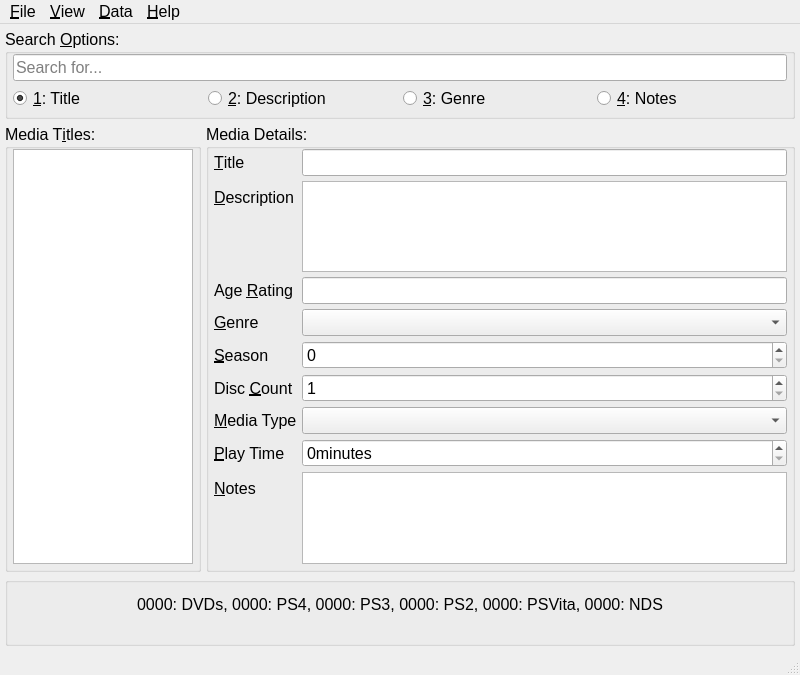
<?xml version="1.0" encoding="UTF-8"?>
<ui version="4.0">
    <author>Dominic Lee</author>
    <class>MainWindow</class>
    <widget class="QMainWindow" name="MainWindow">
        <property name="geometry">
            <rect>
                <x>0</x>
                <y>0</y>
                <width>800</width>
                <height>675</height>
            </rect>
        </property>
        <property name="minimumSize">
            <size>
                <width>800</width>
                <height>675</height>
            </size>
        </property>
        <property name="font">
            <font>
                <family>Arial</family>
                <pointsize>12</pointsize>
            </font>
        </property>
        <property name="windowTitle">
            <string>Media Database</string>
        </property>
        <widget class="QWidget" name="main_window">
            <layout class="QGridLayout" name="gl_main_window" rowstretch="0,0,0">
                <property name="leftMargin">
                    <number>5</number>
                </property>
                <property name="topMargin">
                    <number>5</number>
                </property>
                <property name="rightMargin">
                    <number>5</number>
                </property>
                <property name="bottomMargin">
                    <number>5</number>
                </property>
                <property name="spacing">
                    <number>5</number>
                </property>
                <item row="0" column="0">
                    <widget class="QGroupBox" name="gb_search_bar">
                        <property name="title">
                            <string>Search &amp;Options:</string>
                        </property>
                        <layout class="QVBoxLayout" name="vl_search_bar">
                            <property name="spacing">
                                <number>5</number>
                            </property>
                            <property name="leftMargin">
                                <number>5</number>
                            </property>
                            <property name="topMargin">
                                <number>0</number>
                            </property>
                            <property name="rightMargin">
                                <number>5</number>
                            </property>
                            <property name="bottomMargin">
                                <number>5</number>
                            </property>
                            <item>
                                <widget class="QLineEdit" name="le_search_bar">
                                    <property name="font">
                                        <font>
                                            <family>Arial</family>
                                            <pointsize>12</pointsize>
                                        </font>
                                    </property>
                                    <property name="placeholderText">
                                        <string>Search for...</string>
                                    </property>
                                </widget>
                            </item>
                            <item>
                                <layout class="QHBoxLayout" name="hl_search_options">
                                    <property name="spacing">
                                        <number>5</number>
                                    </property>
                                    <item>
                                        <widget class="QRadioButton" name="rb_title">
                                            <property name="font">
                                                <font>
                                                    <family>Arial</family>
                                                    <pointsize>12</pointsize>
                                                </font>
                                            </property>
                                            <property name="toolTip">
                                                <string>Search via entry titles.</string>
                                            </property>
                                            <property name="statusTip">
                                                <string>Search via entry titles.</string>
                                            </property>
                                            <property name="whatsThis">
                                                <string>Search via entry titles.</string>
                                            </property>
                                            <property name="text">
                                                <string>&amp;1: Title</string>
                                            </property>
                                            <property name="shortcut">
                                                <string>Alt+1</string>
                                            </property>
                                            <property name="checked">
                                                <bool>true</bool>
                                            </property>
                                        </widget>
                                    </item>
                                    <item>
                                        <widget class="QRadioButton" name="rb_description">
                                            <property name="font">
                                                <font>
                                                    <family>Arial</family>
                                                    <pointsize>12</pointsize>
                                                </font>
                                            </property>
                                            <property name="toolTip">
                                                <string>Search entries via Description.</string>
                                            </property>
                                            <property name="statusTip">
                                                <string>Search entries via Description.</string>
                                            </property>
                                            <property name="whatsThis">
                                                <string>Search entries via Description.</string>
                                            </property>
                                            <property name="text">
                                                <string>&amp;2: Description</string>
                                            </property>
                                            <property name="shortcut">
                                                <string>Alt+2</string>
                                            </property>
                                        </widget>
                                    </item>
                                    <item>
                                        <widget class="QRadioButton" name="rb_genre">
                                            <property name="font">
                                                <font>
                                                    <family>Arial</family>
                                                    <pointsize>12</pointsize>
                                                </font>
                                            </property>
                                            <property name="toolTip">
                                                <string>Search entries via Genre.</string>
                                            </property>
                                            <property name="statusTip">
                                                <string>Search entries via Genre.</string>
                                            </property>
                                            <property name="whatsThis">
                                                <string>Search entries via Genre.</string>
                                            </property>
                                            <property name="text">
                                                <string>&amp;3: Genre</string>
                                            </property>
                                            <property name="shortcut">
                                                <string>Alt+3</string>
                                            </property>
                                        </widget>
                                    </item>
                                    <item>
                                        <widget class="QRadioButton" name="rb_notes">
                                            <property name="font">
                                                <font>
                                                    <family>Arial</family>
                                                    <pointsize>12</pointsize>
                                                </font>
                                            </property>
                                            <property name="toolTip">
                                                <string>Search entries via Notes.</string>
                                            </property>
                                            <property name="statusTip">
                                                <string>Search entries via Notes.</string>
                                            </property>
                                            <property name="whatsThis">
                                                <string>Search entries via Notes.</string>
                                            </property>
                                            <property name="text">
                                                <string>&amp;4: Notes</string>
                                            </property>
                                            <property name="shortcut">
                                                <string>Alt+4</string>
                                            </property>
                                        </widget>
                                    </item>
                                </layout>
                            </item>
                        </layout>
                    </widget>
                </item>
                <item row="2" column="0">
                    <widget class="QGroupBox" name="gb_entry_count">
                        <property name="title">
                            <string/>
                        </property>
                        <layout class="QVBoxLayout" name="vl_count_display">
                            <property name="spacing">
                                <number>5</number>
                            </property>
                            <property name="leftMargin">
                                <number>5</number>
                            </property>
                            <property name="topMargin">
                                <number>5</number>
                            </property>
                            <property name="rightMargin">
                                <number>5</number>
                            </property>
                            <property name="bottomMargin">
                                <number>5</number>
                            </property>
                            <item>
                                <widget class="QLabel" name="lbl_entries_count">
                                    <property name="minimumSize">
                                        <size>
                                            <width>0</width>
                                            <height>50</height>
                                        </size>
                                    </property>
                                    <property name="font">
                                        <font>
                                            <family>Arial</family>
                                            <pointsize>12</pointsize>
                                        </font>
                                    </property>
                                    <property name="text">
                                        <string>0000: DVDs, 0000: PS4, 0000: PS3, 0000: PS2, 0000: PSVita, 0000: NDS
                                        </string>
                                    </property>
                                    <property name="alignment">
                                        <set>Qt::AlignCenter</set>
                                    </property>
                                    <property name="wordWrap">
                                        <bool>true</bool>
                                    </property>
                                </widget>
                            </item>
                        </layout>
                    </widget>
                </item>
                <item row="1" column="0">
                    <layout class="QHBoxLayout" name="hl_media_display" stretch="1,3">
                        <property name="spacing">
                            <number>5</number>
                        </property>
                        <item>
                            <widget class="QGroupBox" name="gb_media_titles">
                                <property name="title">
                                    <string>Media T&amp;itles:</string>
                                </property>
                                <layout class="QVBoxLayout" name="vl_entries_list">
                                    <property name="spacing">
                                        <number>5</number>
                                    </property>
                                    <property name="leftMargin">
                                        <number>5</number>
                                    </property>
                                    <property name="topMargin">
                                        <number>0</number>
                                    </property>
                                    <property name="rightMargin">
                                        <number>5</number>
                                    </property>
                                    <property name="bottomMargin">
                                        <number>5</number>
                                    </property>
                                    <item>
                                        <widget class="QListView" name="lst_media_list">
                                            <property name="font">
                                                <font>
                                                    <family>Arial</family>
                                                    <pointsize>12</pointsize>
                                                </font>
                                            </property>
                                        </widget>
                                    </item>
                                </layout>
                            </widget>
                        </item>
                        <item>
                            <widget class="QGroupBox" name="gb_entries_info">
                                <property name="title">
                                    <string>Media Details:</string>
                                </property>
                                <layout class="QGridLayout" name="gl_details" rowstretch="0" columnstretch="0">
                                    <property name="leftMargin">
                                        <number>5</number>
                                    </property>
                                    <property name="topMargin">
                                        <number>0</number>
                                    </property>
                                    <property name="rightMargin">
                                        <number>5</number>
                                    </property>
                                    <property name="bottomMargin">
                                        <number>5</number>
                                    </property>
                                    <property name="spacing">
                                        <number>5</number>
                                    </property>
                                    <item row="0" column="0">
                                        <layout class="QFormLayout" name="fl_info">
                                            <property name="horizontalSpacing">
                                                <number>5</number>
                                            </property>
                                            <property name="verticalSpacing">
                                                <number>5</number>
                                            </property>
                                            <item row="0" column="0">
                                                <widget class="QLabel" name="lbl_Title">
                                                    <property name="font">
                                                        <font>
                                                            <family>Arial</family>
                                                            <pointsize>12</pointsize>
                                                        </font>
                                                    </property>
                                                    <property name="text">
                                                        <string>&amp;Title</string>
                                                    </property>
                                                    <property name="buddy">
                                                        <cstring>le_title</cstring>
                                                    </property>
                                                </widget>
                                            </item>
                                            <item row="0" column="1">
                                                <widget class="QLineEdit" name="le_title">
                                                    <property name="font">
                                                        <font>
                                                            <family>Arial</family>
                                                            <pointsize>12</pointsize>
                                                        </font>
                                                    </property>
                                                </widget>
                                            </item>
                                            <item row="1" column="0">
                                                <widget class="QLabel" name="lbl_description">
                                                    <property name="font">
                                                        <font>
                                                            <family>Arial</family>
                                                            <pointsize>12</pointsize>
                                                        </font>
                                                    </property>
                                                    <property name="text">
                                                        <string>&amp;Description</string>
                                                    </property>
                                                    <property name="buddy">
                                                        <cstring>te_description</cstring>
                                                    </property>
                                                </widget>
                                            </item>
                                            <item row="3" column="0">
                                                <widget class="QLabel" name="lbl_genre">
                                                    <property name="font">
                                                        <font>
                                                            <family>Arial</family>
                                                            <pointsize>12</pointsize>
                                                        </font>
                                                    </property>
                                                    <property name="text">
                                                        <string>&amp;Genre</string>
                                                    </property>
                                                    <property name="buddy">
                                                        <cstring>cb_genre</cstring>
                                                    </property>
                                                </widget>
                                            </item>
                                            <item row="5" column="0">
                                                <widget class="QLabel" name="lbl_season">
                                                    <property name="font">
                                                        <font>
                                                            <family>Arial</family>
                                                            <pointsize>12</pointsize>
                                                        </font>
                                                    </property>
                                                    <property name="text">
                                                        <string>&amp;Season</string>
                                                    </property>
                                                    <property name="buddy">
                                                        <cstring>sb_season</cstring>
                                                    </property>
                                                </widget>
                                            </item>
                                            <item row="6" column="0">
                                                <widget class="QLabel" name="lbl_disc_count">
                                                    <property name="font">
                                                        <font>
                                                            <family>Arial</family>
                                                            <pointsize>12</pointsize>
                                                        </font>
                                                    </property>
                                                    <property name="text">
                                                        <string>Disc &amp;Count</string>
                                                    </property>
                                                    <property name="buddy">
                                                        <cstring>sb_disc_count</cstring>
                                                    </property>
                                                </widget>
                                            </item>
                                            <item row="8" column="0">
                                                <widget class="QLabel" name="lbl_media_type">
                                                    <property name="font">
                                                        <font>
                                                            <family>Arial</family>
                                                            <pointsize>12</pointsize>
                                                        </font>
                                                    </property>
                                                    <property name="text">
                                                        <string>&amp;Media Type</string>
                                                    </property>
                                                    <property name="buddy">
                                                        <cstring>cb_media_type</cstring>
                                                    </property>
                                                </widget>
                                            </item>
                                            <item row="2" column="0">
                                                <widget class="QLabel" name="lbl_age_rating">
                                                    <property name="font">
                                                        <font>
                                                            <family>Arial</family>
                                                            <pointsize>12</pointsize>
                                                        </font>
                                                    </property>
                                                    <property name="text">
                                                        <string>Age &amp;Rating</string>
                                                    </property>
                                                    <property name="buddy">
                                                        <cstring>le_age_rating</cstring>
                                                    </property>
                                                </widget>
                                            </item>
                                            <item row="1" column="1">
                                                <widget class="QPlainTextEdit" name="te_description">
                                                    <property name="font">
                                                        <font>
                                                            <family>Arial</family>
                                                            <pointsize>12</pointsize>
                                                        </font>
                                                    </property>
                                                    <property name="tabChangesFocus">
                                                        <bool>true</bool>
                                                    </property>
                                                </widget>
                                            </item>
                                            <item row="2" column="1">
                                                <widget class="QLineEdit" name="le_age_rating">
                                                    <property name="font">
                                                        <font>
                                                            <family>Arial</family>
                                                            <pointsize>12</pointsize>
                                                        </font>
                                                    </property>
                                                </widget>
                                            </item>
                                            <item row="5" column="1">
                                                <widget class="QSpinBox" name="sb_season">
                                                    <property name="font">
                                                        <font>
                                                            <family>Arial</family>
                                                            <pointsize>12</pointsize>
                                                        </font>
                                                    </property>
                                                </widget>
                                            </item>
                                            <item row="6" column="1">
                                                <widget class="QSpinBox" name="sb_disc_count">
                                                    <property name="font">
                                                        <font>
                                                            <family>Arial</family>
                                                            <pointsize>12</pointsize>
                                                        </font>
                                                    </property>
                                                    <property name="minimum">
                                                        <number>1</number>
                                                    </property>
                                                </widget>
                                            </item>
                                            <item row="9" column="0">
                                                <widget class="QLabel" name="lbl_play_time">
                                                    <property name="font">
                                                        <font>
                                                            <family>Arial</family>
                                                            <pointsize>12</pointsize>
                                                        </font>
                                                    </property>
                                                    <property name="text">
                                                        <string>&amp;Play Time</string>
                                                    </property>
                                                    <property name="buddy">
                                                        <cstring>sb_play_time</cstring>
                                                    </property>
                                                </widget>
                                            </item>
                                            <item row="9" column="1">
                                                <widget class="QSpinBox" name="sb_play_time">
                                                    <property name="font">
                                                        <font>
                                                            <family>Arial</family>
                                                            <pointsize>12</pointsize>
                                                        </font>
                                                    </property>
                                                    <property name="suffix">
                                                        <string>minutes</string>
                                                    </property>
                                                    <property name="maximum">
                                                        <number>25000</number>
                                                    </property>
                                                </widget>
                                            </item>
                                            <item row="3" column="1">
                                                <widget class="QComboBox" name="cb_genre">
                                                    <property name="font">
                                                        <font>
                                                            <family>Arial</family>
                                                            <pointsize>12</pointsize>
                                                        </font>
                                                    </property>
                                                </widget>
                                            </item>
                                            <item row="8" column="1">
                                                <widget class="QComboBox" name="cb_media_type">
                                                    <property name="font">
                                                        <font>
                                                            <family>Arial</family>
                                                            <pointsize>12</pointsize>
                                                        </font>
                                                    </property>
                                                </widget>
                                            </item>
                                            <item row="10" column="0">
                                                <widget class="QLabel" name="lbl_notes">
                                                    <property name="font">
                                                        <font>
                                                            <family>Arial</family>
                                                            <pointsize>12</pointsize>
                                                        </font>
                                                    </property>
                                                    <property name="text">
                                                        <string>&amp;Notes</string>
                                                    </property>
                                                    <property name="buddy">
                                                        <cstring>te_notes</cstring>
                                                    </property>
                                                </widget>
                                            </item>
                                            <item row="10" column="1">
                                                <widget class="QPlainTextEdit" name="te_notes">
                                                    <property name="font">
                                                        <font>
                                                            <family>Arial</family>
                                                            <pointsize>12</pointsize>
                                                        </font>
                                                    </property>
                                                    <property name="tabChangesFocus">
                                                        <bool>true</bool>
                                                    </property>
                                                </widget>
                                            </item>
                                        </layout>
                                    </item>
                                </layout>
                            </widget>
                        </item>
                    </layout>
                </item>
            </layout>
        </widget>
        <widget class="QMenuBar" name="menubar">
            <property name="geometry">
                <rect>
                    <x>0</x>
                    <y>0</y>
                    <width>800</width>
                    <height>26</height>
                </rect>
            </property>
            <widget class="QMenu" name="menuFile">
                <property name="title">
                    <string>&amp;File</string>
                </property>
                <addaction name="actionQuit"/>
            </widget>
            <widget class="QMenu" name="menuData">
                <property name="title">
                    <string>&amp;Data</string>
                </property>
                <addaction name="actionAdd_Entry"/>
                <addaction name="actionDelete_Entry"/>
                <addaction name="actionUpdate_Entry"/>
                <addaction name="separator"/>
                <addaction name="actionEdit_Genres"/>
                <addaction name="actionConvert_Genres"/>
                <addaction name="separator"/>
                <addaction name="actionEdit_Media_Types"/>
                <addaction name="actionConvert_Types"/>
            </widget>
            <widget class="QMenu" name="menuHelp">
                <property name="title">
                    <string>&amp;Help</string>
                </property>
                <addaction name="actionAbout"/>
            </widget>
            <widget class="QMenu" name="menuView">
                <property name="title">
                    <string>&amp;View</string>
                </property>
                <widget class="QMenu" name="menuDisplay_Count_By">
                    <property name="title">
                        <string>Display Count By</string>
                    </property>
                    <addaction name="actionDisplay_by_Genre"/>
                    <addaction name="actionDisplay_by_Type"/>
                </widget>
                <addaction name="actionClear_UI"/>
                <addaction name="menuDisplay_Count_By"/>
            </widget>
            <addaction name="menuFile"/>
            <addaction name="menuView"/>
            <addaction name="menuData"/>
            <addaction name="menuHelp"/>
        </widget>
        <widget class="QStatusBar" name="statusbar"/>
        <action name="actionQuit">
            <property name="text">
                <string>&amp;Quit</string>
            </property>
            <property name="toolTip">
                <string>Quit the application.</string>
            </property>
            <property name="statusTip">
                <string>Quit the application.</string>
            </property>
            <property name="autoRepeat">
                <bool>false</bool>
            </property>
        </action>
        <action name="actionAdd_Entry">
            <property name="text">
                <string>&amp;Add</string>
            </property>
            <property name="toolTip">
                <string>Add an entry to the database.</string>
            </property>
            <property name="statusTip">
                <string>Add an entry to the database.</string>
            </property>
            <property name="shortcut">
                <string>Alt+A</string>
            </property>
            <property name="autoRepeat">
                <bool>false</bool>
            </property>
        </action>
        <action name="actionDelete_Entry">
            <property name="text">
                <string>Delete</string>
            </property>
            <property name="toolTip">
                <string>Delete an entry from the databse.</string>
            </property>
            <property name="statusTip">
                <string>Delete an entry from the databse.</string>
            </property>
            <property name="autoRepeat">
                <bool>false</bool>
            </property>
        </action>
        <action name="actionUpdate_Entry">
            <property name="text">
                <string>&amp;Update</string>
            </property>
            <property name="toolTip">
                <string>Update an entry already in the database.</string>
            </property>
            <property name="statusTip">
                <string>Update an entry already in the database.</string>
            </property>
            <property name="shortcut">
                <string>Alt+U</string>
            </property>
            <property name="autoRepeat">
                <bool>false</bool>
            </property>
        </action>
        <action name="actionEdit_Genres">
            <property name="text">
                <string>Edit &amp;Genres</string>
            </property>
            <property name="statusTip">
                <string>Alows the addition and delition of different genres.</string>
            </property>
            <property name="shortcut">
                <string>F8</string>
            </property>
            <property name="autoRepeat">
                <bool>false</bool>
            </property>
        </action>
        <action name="actionEdit_Media_Types">
            <property name="text">
                <string>Edit &amp;Media Types</string>
            </property>
            <property name="statusTip">
                <string>Allows the addition and deletion of different media types.</string>
            </property>
            <property name="shortcut">
                <string>F10</string>
            </property>
            <property name="autoRepeat">
                <bool>false</bool>
            </property>
        </action>
        <action name="actionDelete_Genre">
            <property name="text">
                <string>Delete Genre</string>
            </property>
            <property name="autoRepeat">
                <bool>false</bool>
            </property>
        </action>
        <action name="actionDelete_Media_Type">
            <property name="text">
                <string>Delete Media Type</string>
            </property>
            <property name="autoRepeat">
                <bool>false</bool>
            </property>
        </action>
        <action name="actionAbout">
            <property name="text">
                <string>&amp;About</string>
            </property>
            <property name="toolTip">
                <string>Show application information.</string>
            </property>
            <property name="statusTip">
                <string>Show application information.</string>
            </property>
            <property name="autoRepeat">
                <bool>false</bool>
            </property>
        </action>
        <action name="actionClear_UI">
            <property name="text">
                <string>&amp;Clear UI</string>
            </property>
            <property name="statusTip">
                <string>Clear UI</string>
            </property>
            <property name="shortcut">
                <string>Esc</string>
            </property>
            <property name="autoRepeat">
                <bool>false</bool>
            </property>
        </action>
        <action name="actionConvert_Types">
            <property name="text">
                <string>Convert &amp;Types</string>
            </property>
            <property name="shortcut">
                <string>F11</string>
            </property>
        </action>
        <action name="actionConvert_Genres">
            <property name="text">
                <string>Convert Gen&amp;res</string>
            </property>
            <property name="shortcut">
                <string>F9</string>
            </property>
        </action>
        <action name="actionDisplay_by_Genre">
            <property name="checkable">
                <bool>true</bool>
            </property>
            <property name="text">
                <string>&amp;Genre</string>
            </property>
            <property name="toolTip">
                <string>Display entry count by Genre.</string>
            </property>
            <property name="statusTip">
                <string>Display entry count by Genre.</string>
            </property>
            <property name="whatsThis">
                <string>Display entry count by Genre.</string>
            </property>
            <property name="autoRepeat">
                <bool>false</bool>
            </property>
        </action>
        <action name="actionDisplay_by_Type">
            <property name="checkable">
                <bool>true</bool>
            </property>
            <property name="checked">
                <bool>true</bool>
            </property>
            <property name="text">
                <string>Media &amp;Type</string>
            </property>
            <property name="toolTip">
                <string>Display entry count by Media Type.</string>
            </property>
            <property name="statusTip">
                <string>Display entry count by Media Type.</string>
            </property>
            <property name="whatsThis">
                <string>Display entry count by Media Type.</string>
            </property>
            <property name="autoRepeat">
                <bool>false</bool>
            </property>
        </action>
    </widget>
    <tabstops>
        <tabstop>rb_title</tabstop>
        <tabstop>rb_description</tabstop>
        <tabstop>rb_genre</tabstop>
        <tabstop>rb_notes</tabstop>
        <tabstop>le_title</tabstop>
        <tabstop>te_description</tabstop>
        <tabstop>le_age_rating</tabstop>
        <tabstop>cb_genre</tabstop>
        <tabstop>sb_season</tabstop>
        <tabstop>sb_disc_count</tabstop>
        <tabstop>cb_media_type</tabstop>
        <tabstop>sb_play_time</tabstop>
        <tabstop>te_notes</tabstop>
    </tabstops>
    <resources/>
    <connections/>
</ui>
